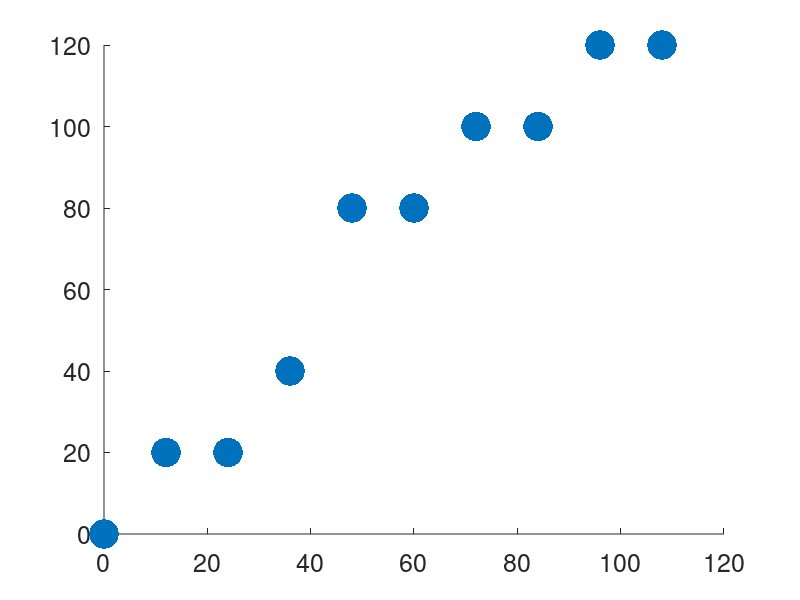
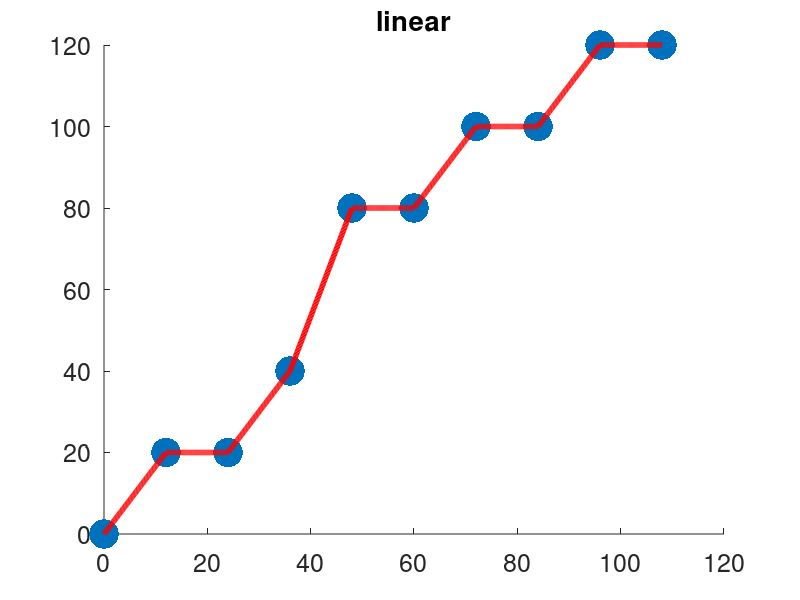
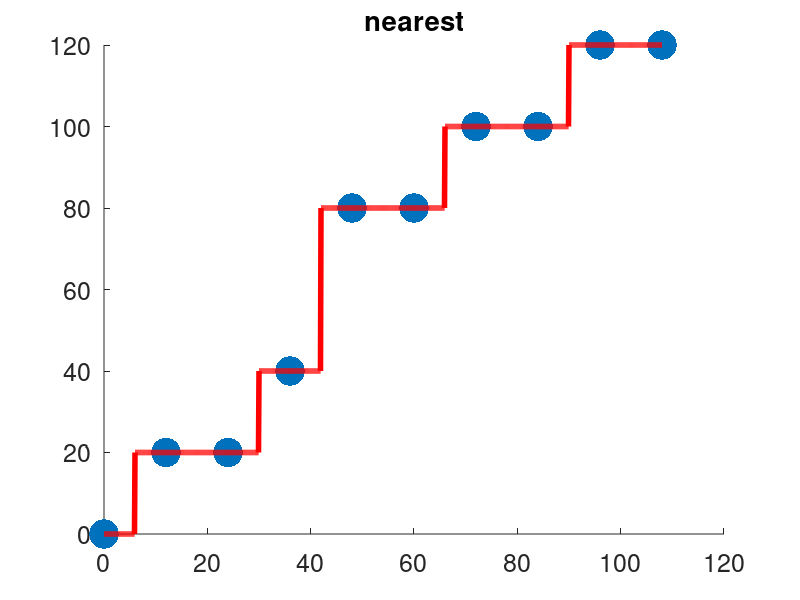
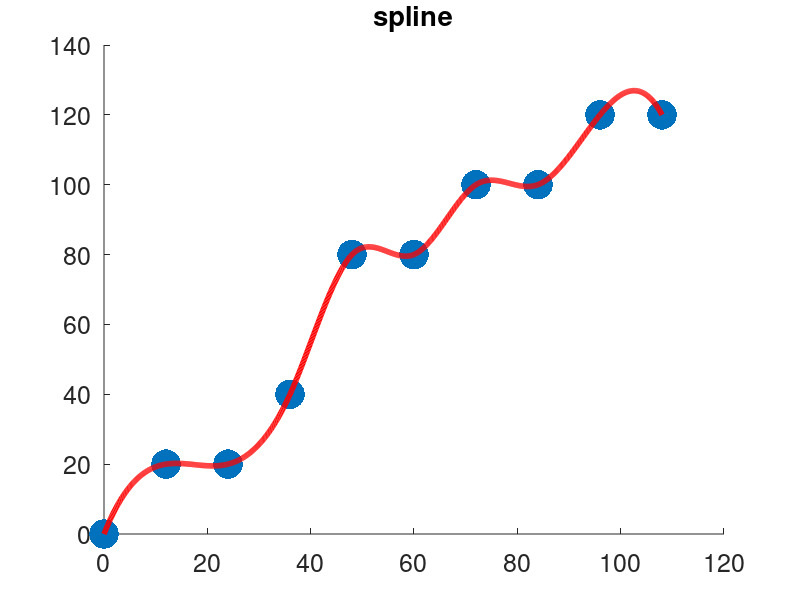

MATLAB code to generate these figures, in order:
% Matlab polynomial interpolation
% fine points for showing detailed interpolation results
xi=0:0.1:108;

%% interpolation points for showing oscillations
x=0:12:108;
y=[0 20 20 40 80 80 100 100 120 120];

figure
scatter(x,y,450,'filled')
set(gca,'fontsize',18)

% evaluate the polynomial on a finer grid and plot the results.
yi = interp1(x, y, xi, 'linear')

figure
scatter(x,y,450,'filled')
hold on

plot(xi,yi,'r','Linewidth',4)
set(gca,'fontsize',18)
title('linear')
% evaluate the polynomial on a finer grid and plot the results.
yi = interp1(x, y, xi, 'nearest')

figure
scatter(x,y,450,'filled')
hold on

plot(xi,yi,'r','Linewidth',4)
set(gca,'fontsize',18)
title('nearest')


% evaluate the polynomial on a finer grid and plot the results.
yi = interp1(x, y, xi, 'spline')

figure
scatter(x,y,450,'filled')
hold on

plot(xi,yi,'r','Linewidth',4)
set(gca,'fontsize',18)
title('spline')


% evaluate the polynomial on a finer grid and plot the results.
yi = interp1(x, y, xi, 'pchip')

figure
scatter(x,y,450,'filled')
hold on

plot(xi,yi,'r','Linewidth',4)
set(gca,'fontsize',18)
title('pchip')